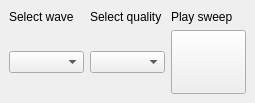
<?xml version="1.0" encoding="UTF-8"?>
<ui version="4.0">
 <class>DemoWavetablesWindow</class>
 <widget class="QMainWindow" name="DemoWavetablesWindow">
  <property name="geometry">
   <rect>
    <x>0</x>
    <y>0</y>
    <width>255</width>
    <height>103</height>
   </rect>
  </property>
  <widget class="QWidget" name="centralwidget">
   <layout class="QGridLayout" name="gridLayout">
    <item row="0" column="0">
     <widget class="QLabel" name="label">
      <property name="text">
       <string>Select wave</string>
      </property>
     </widget>
    </item>
    <item row="0" column="1">
     <widget class="QLabel" name="label_3">
      <property name="text">
       <string>Select quality</string>
      </property>
     </widget>
    </item>
    <item row="0" column="2">
     <widget class="QLabel" name="label_2">
      <property name="text">
       <string>Play sweep</string>
      </property>
     </widget>
    </item>
    <item row="1" column="0">
     <widget class="QComboBox" name="valWave"/>
    </item>
    <item row="1" column="1">
     <widget class="QComboBox" name="valQuality"/>
    </item>
    <item row="1" column="2">
     <widget class="QPushButton" name="btnPlaySweep">
      <property name="minimumSize">
       <size>
        <width>64</width>
        <height>64</height>
       </size>
      </property>
      <property name="icon">
       <iconset theme="media-playback-start">
        <normaloff>.</normaloff>.</iconset>
      </property>
     </widget>
    </item>
   </layout>
  </widget>
 </widget>
 <resources/>
 <connections/>
</ui>
